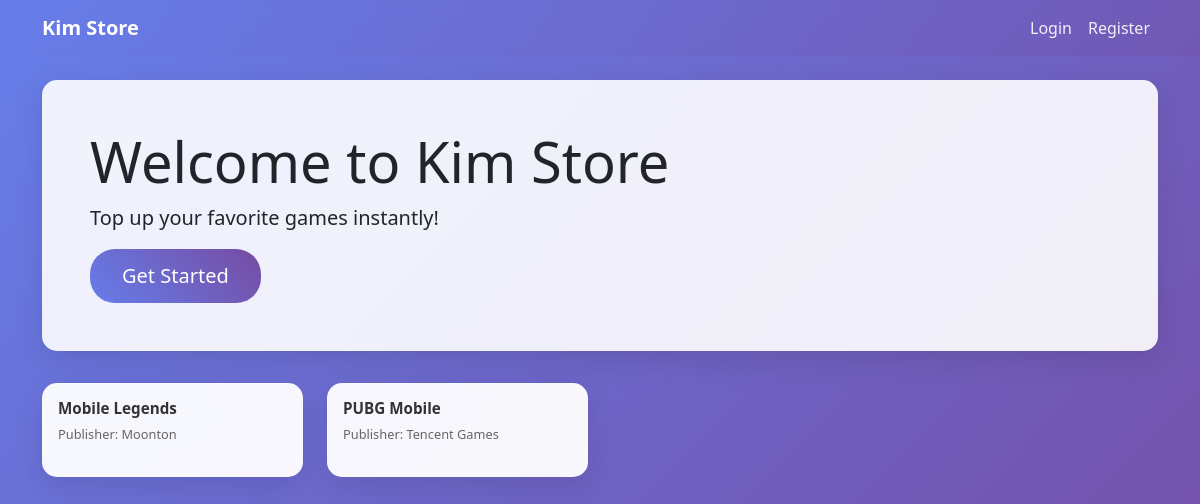
The page / on the database its author committed.
### tables this page shows
CREATE TABLE games (
    id INT AUTO_INCREMENT PRIMARY KEY,
    name VARCHAR(255) NOT NULL,
    slug VARCHAR(255) UNIQUE NOT NULL,
    publisher VARCHAR(255),
    image VARCHAR(255) NULL,
    created_at TIMESTAMP DEFAULT CURRENT_TIMESTAMP,
    updated_at TIMESTAMP DEFAULT CURRENT_TIMESTAMP ON UPDATE CURRENT_TIMESTAMP
);

### includes/functions.php (called while the page is built, shortened)
<?php
function isLoggedIn() {
    return isset($_SESSION['user_id']);
}
?>

### index.php (the view, shortened to what this page needs)
<?php
include 'includes/functions.php';
?>
<!DOCTYPE html>
<html lang="en">
<head>
    <link href="https://cdn.jsdelivr.net/npm/bootstrap@5.1.3/dist/css/bootstrap.min.css" rel="stylesheet">
</head>
<body style="background: linear-gradient(135deg, #667eea 0%, #764ba2 100%); min-height: 100vh; margin: 0; font-family: 'Segoe UI', Tahoma, Geneva, Verdana, sans-serif;">
    <nav class="navbar navbar-expand-lg navbar-dark bg-primary" style="background: linear-gradient(135deg, rgba(102, 126, 234, 0.3) 0%, rgba(118, 75, 162, 0.3) 100%) !important; backdrop-filter: blur(15px);">
        <div class="container">
            <a class="navbar-brand" href="index.php" style="font-weight: 600; color: white !important;">Kim Store</a>
            <div class="navbar-nav ms-auto">
                <?php if (isLoggedIn()): ?>
                    <?php if (isAdmin()): ?>
                        <a class="nav-link" href="admin/dashboard.php" style="color: rgba(255, 255, 255, 0.9) !important; transition: color 0.3s ease;">Admin Dashboard</a>
                    <?php else: ?>
                        <a class="nav-link" href="user/shop.php" style="color: rgba(255, 255, 255, 0.9) !important; transition: color 0.3s ease;">Shop</a>
                        <a class="nav-link" href="user/orders.php" style="color: rgba(255, 255, 255, 0.9) !important; transition: color 0.3s ease;">My Orders</a>
                    <?php endif; ?>
                    <a class="nav-link" href="profile.php" style="color: rgba(255, 255, 255, 0.9) !important; transition: color 0.3s ease;">Profile</a>
                    <a class="nav-link" href="logout.php" style="color: rgba(255, 255, 255, 0.9) !important; transition: color 0.3s ease;">Logout</a>
                <?php else: ?>
                    <a class="nav-link" href="login.php" style="color: rgba(255, 255, 255, 0.9) !important; transition: color 0.3s ease;">Login</a>
                    <a class="nav-link" href="register.php" style="color: rgba(255, 255, 255, 0.9) !important; transition: color 0.3s ease;">Register</a>
                <?php endif; ?>
            </div>
        </div>
    </nav>
    <div class="container mt-4">
        <div class="jumbotron" style="background: rgba(255, 255, 255, 0.9); border-radius: 15px; padding: 3rem; margin-bottom: 2rem; box-shadow: 0 10px 30px rgba(0, 0, 0, 0.1); backdrop-filter: blur(10px);">
            <h1 class="display-4">Welcome to Kim Store</h1>
            <p class="lead">Top up your favorite games instantly!</p>
            <?php if (!isLoggedIn()): ?>
                <a class="btn btn-primary btn-lg" href="register.php" role="button" style="background: linear-gradient(45deg, #667eea, #764ba2); border: none; border-radius: 25px; padding: 0.75rem 2rem; font-weight: 500; transition: all 0.3s ease; color: white;">Get Started</a>
            <?php endif; ?>
        </div>
        <div class="row">
            <?php
            $db = getDB();
            $games = $db->query("SELECT * FROM games LIMIT 6");
            while ($game = $games->fetch_assoc()):
            ?>
                <div class="col-lg-3 col-md-4 col-sm-6 mb-4">
                    <div class="card" style="border: none; border-radius: 15px; box-shadow: 0 10px 30px rgba(0, 0, 0, 0.1); transition: transform 0.3s ease, box-shadow 0.3s ease; overflow: hidden; background: rgba(255, 255, 255, 0.95); backdrop-filter: blur(10px); height: 100%;" onmouseover="this.style.transform='translateY(-5px)'; this.style.boxShadow='0 20px 40px rgba(0, 0, 0, 0.2)';" onmouseout="this.style.transform='translateY(0)'; this.style.boxShadow='0 10px 30px rgba(0, 0, 0, 0.1)';">
                        <div class="card-body" style="padding: 1rem; flex-grow: 1; display: flex; flex-direction: column;">
                            <h6 class="card-title" style="color: #333; font-weight: 600; margin-bottom: 0.5rem; font-size: 0.95rem;"><?php echo $game['name']; ?></h6>
                            <p class="card-text" style="color: #666; font-size: 0.8rem; margin-bottom: 1rem;">Publisher: <?php echo $game['publisher']; ?></p>
                        </div>
                    </div>
                </div>
            <?php endwhile; ?>
        </div>
    </div>
</body>
</html>

### rows shown on the page
games: name "Mobile Legends", publisher "Moonton"
games: name "PUBG Mobile", publisher "Tencent Games"
